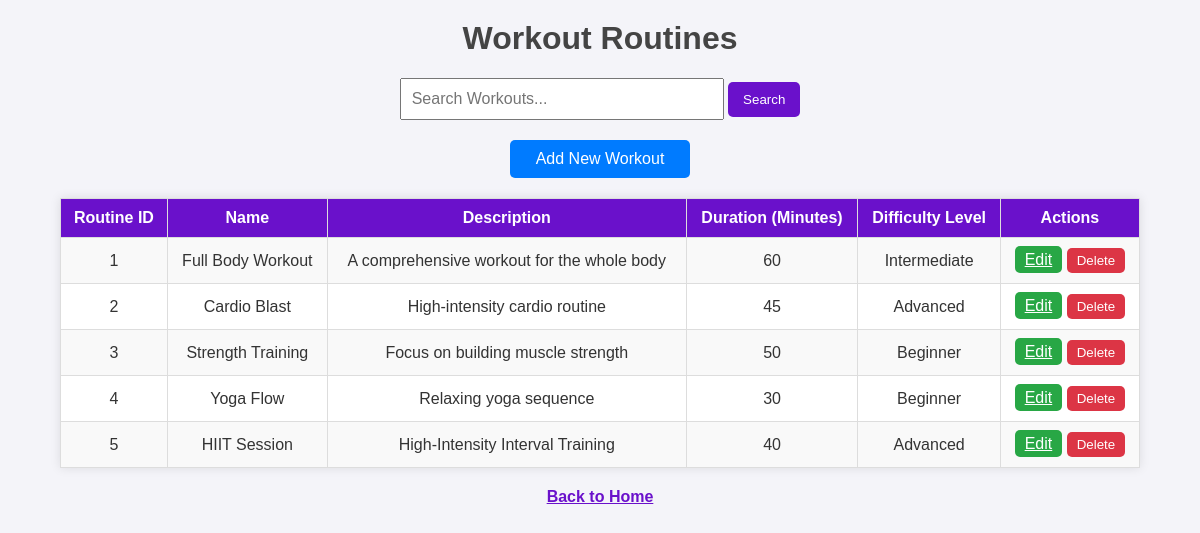
Screenshot of /view_workouts (signed in) with the database file from the repository.
### tables this page shows
CREATE TABLE Workout_Routines (
        routine_id INTEGER PRIMARY KEY AUTOINCREMENT,
        routine_name TEXT NOT NULL UNIQUE,
        description TEXT,
        duration INTEGER CHECK(duration > 0),
        difficulty_level TEXT
    );

### app.py (the view)
@app.route('/view_workouts')
@login_required
def view_workouts():
    conn = get_db_connection()
    cursor = conn.cursor()
    cursor.execute('SELECT * FROM Workout_Routines')
    workouts = cursor.fetchall()
    conn.close()
    return render_template('view_workouts.html', workouts=workouts)

### app.py (called while the page is built)
@login_manager.user_loader
def load_user(user_id):
    conn = get_db_connection()
    cursor = conn.cursor()
    cursor.execute('SELECT * FROM Users WHERE user_id = ?', (user_id,))
    user = cursor.fetchone()
    conn.close()
    if user:
        return User(user['user_id'], user['username'], user['password_hash'])
    return None

def get_db_connection():
    conn = sqlite3.connect('gym_management_system.db')
    conn.row_factory = sqlite3.Row
    return conn

### templates/view_workouts.html (shortened to what this page needs)
<!DOCTYPE html>
<html lang="en">
<head>
</head>
<body>
    <h1>Workout Routines</h1>
    <form method="GET" action="{{ url_for('search_workouts') }}">
        <input type="text" name="query" placeholder="Search Workouts..." required>
        <button type="submit">Search</button>
    </form>
    <a href="{{ url_for('add_workout') }}" class="add">Add New Workout</a>
    <table>
        <tr>
            <th>Routine ID</th>
            <th>Name</th>
            <th>Description</th>
            <th>Duration (Minutes)</th>
            <th>Difficulty Level</th>
            <th>Actions</th>
        </tr>
        {% for workout in workouts %}
        <tr>
            <td>{{ workout['routine_id'] }}</td>
            <td>{{ workout['routine_name'] }}</td>
            <td>{{ workout['description'] }}</td>
            <td>{{ workout['duration'] }}</td>
            <td>{{ workout['difficulty_level'] }}</td>
            <td>
                <a href="{{ url_for('edit_workout', routine_id=workout['routine_id']) }}" class="btn edit">Edit</a>
                <form action="{{ url_for('delete_workout', routine_id=workout['routine_id']) }}" method="POST" style="display:inline;">
                    <button type="submit" class="btn delete" onclick="return confirm('Are you sure you want to delete this workout?');">Delete</button>
                </form>
            </td>
        </tr>
        {% endfor %}
    </table>
    <a href="{{ url_for('index') }}" style="display: block; text-align: center; margin-top: 20px; font-weight: bold; color: #6a11cb;">Back to Home</a>
</body>
</html>

### templates/view_workouts.html (style rules this page uses)
body { font-family: Arial, sans-serif; margin: 0; padding: 0; background-color: #f4f4f9; color: #333; }
h1 { text-align: center; color: #444; margin-top: 20px; }
form { text-align: center; margin: 20px 0; }
input[type="text"] { padding: 10px; width: 300px; font-size: 16px; }
button { padding: 10px 15px; background-color: #6a11cb; color: white; border: none; cursor: pointer; border-radius: 5px; }
table { width: 90%; margin: 20px auto; border-collapse: collapse; background-color: white; box-shadow: 0 0 10px rgba(0, 0, 0, 0.1); }
th, td { padding: 10px; border: 1px solid #ddd; text-align: center; }
th { background-color: #6a11cb; color: white; }
tr:nth-child(even) { background-color: #f9f9f9; }
.btn { padding: 5px 10px; color: white; border: none; border-radius: 5px; cursor: pointer; }
.edit { background-color: #28a745; }
.delete { background-color: #dc3545; }
.add { display: block; margin: 10px auto; background-color: #007bff; text-decoration: none; color: white; padding: 10px 15px; text-align: center; border-radius: 5px; width: 150px; }

### rows the page displays
Workout_Routines: routine_id "1", routine_name "Full Body Workout", description "A comprehensive workout for the whole body", duration "60", difficulty_level "Intermediate"
Workout_Routines: routine_id "2", routine_name "Cardio Blast", description "High-intensity cardio routine", duration "45", difficulty_level "Advanced"
Workout_Routines: routine_id "3", routine_name "Strength Training", description "Focus on building muscle strength", duration "50", difficulty_level "Beginner"
Workout_Routines: routine_id "4", routine_name "Yoga Flow", description "Relaxing yoga sequence", duration "30", difficulty_level "Beginner"
Workout_Routines: routine_id "5", routine_name "HIIT Session", description "High-Intensity Interval Training", duration "40", difficulty_level "Advanced"
